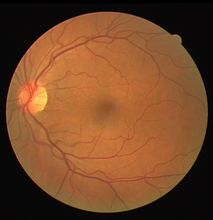
%> input picture retina_images_01_10/1.tif, 213 x 220 px, shrunk from 565 x 584 before the run
$ octave testH.m   (GNU Octave 9; MATLAB toolbox functions it lacks are replaced by stand-ins)
%> lines starting %> are read from the running program, lines starting %| are printed output that depends on the picture
### Hessian2D.m
function [Dxx,Dxy,Dyy] = Hessian2D(I,Sigma)
%% ---------------------
% 作者：Naruto_Qing
% 来源：CSDN
% 原文：https://blog.csdn.net/piaoxuezhong/article/details/78428785
% 版权声明：本文为博主原创文章，转载请附上博文链接！
%  This function Hessian2 Filters the image with 2nd derivatives of a
%  Gaussian with parameter Sigma.
%
% [Dxx,Dxy,Dyy] = Hessian2(I,Sigma);
%
% inputs,
%   I : The image, class preferable double or single
%   Sigma : The sigma of the gaussian kernel used
%
% outputs,
%   Dxx, Dxy, Dyy: The 2nd derivatives
%
% example,
%   I = im2double(imread('moon.tif'));
%   [Dxx,Dxy,Dyy] = Hessian2(I,2);
%   figure, imshow(Dxx,[]);
%
%% Function is written by D.Kroon University of Twente (June 2009)

if nargin < 2, Sigma = 1; end

% Make kernel coordinates
[X,Y]   = ndgrid(-round(3*Sigma):round(3*Sigma));

% Build the gaussian 2nd derivatives filters
DGaussxx = 1/(2*pi*Sigma^4) * (X.^2/Sigma^2 - 1) .* exp(-(X.^2 + Y.^2)/(2*Sigma^2));
DGaussxy = 1/(2*pi*Sigma^6) * (X .* Y)           .* exp(-(X.^2 + Y.^2)/(2*Sigma^2));
DGaussyy = DGaussxx';

Dxx = imfilter(I,DGaussxx,'conv');
Dxy = imfilter(I,DGaussxy,'conv');
Dyy = imfilter(I,DGaussyy,'conv');
% Dxx = imfilter(I,DGaussxx);
% Dxy = imfilter(I,DGaussxy);
% Dyy = imfilter(I,DGaussyy);
end

### FrangiFilter2D.m
function [outIm,whatScale,Direction] = FrangiFilter2D(I, options)
%% ---------------------
% 作者：Naruto_Qing
% 来源：CSDN
% 原文：https://blog.csdn.net/piaoxuezhong/article/details/78428785
% 版权声明：本文为博主原创文章，转载请附上博文链接！
%% This function FRANGIFILTER2D uses the eigenvectors of the Hessian to
% compute the likeliness of an image region to vessels, according
% to the method described by Frangi:2001 (Chapter 2).
% [J,Scale,Direction] = FrangiFilter2D(I, Options)
% inputs,
%   I : The input image (vessel image)
%   Options : Struct with input options,
%       .FrangiScaleRange : The range of sigmas used, default [1 8]
%       .FrangiScaleRatio : Step size between sigmas, default 2
%       .FrangiBetaOne : Frangi correction constant, default 0.5
%       .FrangiBetaTwo : Frangi correction constant, default 15
%       .BlackWhite : Detect black ridges (default) set to true, for
%                       white ridges set to false.
%       .verbose : Show debug information, default true
% outputs,
%   J : The vessel enhanced image (pixel is the maximum found in all scales)
%   Scale : Matrix with the scales on which the maximum intensity
%           of every pixel is found
%   Direction : Matrix with directions (angles) of pixels (from minor eigenvector)
%
% Written by Marc Schrijver, 2/11/2001
% Re-Written by D.Kroon University of Twente (May 2009)

defaultoptions = struct('FrangiScaleRange', [0.05 5], 'FrangiScaleRatio', 0.05, 'FrangiBetaOne', 0.5, 'FrangiBetaTwo', 15, 'verbose',true,'BlackWhite',true);

%% Process inputs
if(~exist('options','var'))
    options=defaultoptions;
else
    tags = fieldnames(defaultoptions);
    for i=1:length(tags)
         if(~isfield(options,tags{i})),  options.(tags{i})=defaultoptions.(tags{i}); end
    end
    if(length(tags)~=length(fieldnames(options)))
        warning('FrangiFilter2D:unknownoption','unknown options found');
    end
end

%sigam范围从FrangiScaleRange（1）到FrangiScaleRange（2），步长为FrangiScaleRatio，具体要结合图像

sigmas=options.FrangiScaleRange(1):options.FrangiScaleRatio:options.FrangiScaleRange(2);
sigmas = sort(sigmas, 'ascend');

beta  = 2*options.FrangiBetaOne^2;
c     = 2*options.FrangiBetaTwo^2;

% Make matrices to store all filterd images
ALLfiltered=zeros([size(I) length(sigmas)]);
ALLangles=zeros([size(I) length(sigmas)]);

% Frangi filter for all sigmas
for i = 1:length(sigmas)
    % Show progress
%     if(options.verbose)
%        disp(['Current Frangi Filter Sigma: ' num2str(sigmas(i)) ]);
%     end

    % Make 2D hessian
    [Dxx,Dxy,Dyy] = Hessian2D(I,sigmas(i));

    % Correct for scale
    Dxx = (sigmas(i)^2)*Dxx;
    Dxy = (sigmas(i)^2)*Dxy;
    Dyy = (sigmas(i)^2)*Dyy;

    % Calculate (abs sorted) eigenvalues and vectors
    [Lambda2,Lambda1,Ix,Iy]=eig2image(Dxx,Dxy,Dyy);

    % Compute the direction of the minor eigenvector
    angles = atan2(Ix,Iy);

    % Compute some similarity measures
    Lambda1(Lambda1==0) = eps;
    Rb = (Lambda2./Lambda1).^2;
    S2 = Lambda1.^2 + Lambda2.^2;

    % Compute the output image
    Ifiltered = exp(-Rb/beta) .*(ones(size(I))-exp(-S2/c));

    % see pp. 45
    if(options.BlackWhite)
        Ifiltered(Lambda1<0)=0;
    else
        Ifiltered(Lambda1>0)=0;
    end
    % store the results in 3D matrices
    ALLfiltered(:,:,i) = Ifiltered;
    ALLangles(:,:,i) = angles;
end

% Return for every pixel the value of the scale(sigma) with the maximum
% output pixel value
if length(sigmas) > 1
    [outIm,whatScale] = max(ALLfiltered,[],3);
    outIm = reshape(outIm,size(I));
    if(nargout>1)
        whatScale = reshape(whatScale,size(I));
    end
    if(nargout>2)
        Direction = reshape(ALLangles((1:numel(I))'+(whatScale(:)-1)*numel(I)),size(I));
    end
else
    outIm = reshape(ALLfiltered,size(I));
    if(nargout>1)
            whatScale = ones(size(I));
    end
    if(nargout>2)
        Direction = reshape(ALLangles,size(I));
    end
end

### eig2image.m
function [Lambda1,Lambda2,Ix,Iy]=eig2image(Dxx,Dxy,Dyy)
%% ---------------------
% 作者：Naruto_Qing
% 来源：CSDN
% 原文：https://blog.csdn.net/piaoxuezhong/article/details/78428785
% 版权声明：本文为博主原创文章，转载请附上博文链接！
% This function eig2image calculates the eigen values from the
% hessian matrix, sorted by abs value. And gives the direction
% of the ridge (eigenvector smallest eigenvalue) .
%
% [Lambda1,Lambda2,Ix,Iy]=eig2image(Dxx,Dxy,Dyy)
%
%
% | Dxx  Dxy |
% |          |
% | Dxy  Dyy |
%% Compute the eigenvectors of J, v1 and v2
tmp = sqrt((Dxx - Dyy).^2 + 4*Dxy.^2);
v2x = 2*Dxy; v2y = Dyy - Dxx + tmp;

% Normalize
mag = sqrt(v2x.^2 + v2y.^2); i = (mag ~= 0);
v2x(i) = v2x(i)./mag(i);
v2y(i) = v2y(i)./mag(i);

% The eigenvectors are orthogonal
v1x = -v2y;
v1y = v2x;

% Compute the eigenvalues
mu1 = 0.5*(Dxx + Dyy + tmp);
mu2 = 0.5*(Dxx + Dyy - tmp);

% Sort eigen values by absolute value abs(Lambda1)<abs(Lambda2)
check=abs(mu1)>abs(mu2);

Lambda1=mu1; Lambda1(check)=mu2(check);
Lambda2=mu2; Lambda2(check)=mu1(check);

Ix=v1x; Ix(check)=v2x(check);
Iy=v1y; Iy(check)=v2y(check);

### G_Filter.m
function img = G_Filter(sig,sizef)
g_filter = zeros(sizef,sizef);
offset = (sizef + 1)/2;
sigma = sig;
g_coeff = 1/(pi*2*sigma*sigma);
for i = 1 : sizef
    for j = 1 : sizef
        g_filter(i,j) = g_coeff*exp(-((i-offset)^2+(j-offset)^2)/(2*sigma*sigma));
    end
end
val_sum = sum(sum(g_filter));
g_filter = g_filter/val_sum;
img = g_filter;
end

### BF.m
function img = BF(I,sizef,s1,s2)
sigmaG = s1;% space sigma
sigmaR = s2;% range sigma
%space filter outside the loop
f_coeff = G_Filter(sigmaG,sizef);
offset = (sizef + 1)/2;
[r,c] = size(I);
new_I = zeros(r+2*(offset-1),c+2*(offset-1));
new_I(offset:r+offset-1,offset:c+offset-1) = I;
img = zeros(r,c);
for i = offset : r+offset-1
    for j = offset : c+offset-1
        % range filter inside the loop
        lf = zeros(sizef,sizef);
        cen = new_I(i,j);
        for x = 1 : sizef
            for y = 1 : sizef
                lf(x,y) = exp(-(cen - new_I(i+x-offset,j+y-offset))^2/(2*sigmaR*sigmaR))*f_coeff(x,y);
            end
        end
        all_sum = 0;
        for k = 1 : sizef
            for l = 1 : sizef
                all_sum = all_sum + new_I(i+k-offset,j+l-offset)*lf(k,l);
            end
        end
        genzi = sum(sum(lf));
        img(i-offset+1,j-offset+1) = all_sum/genzi;
    end
end
end

### Anisotropic.m
function img = Anisotropic(I,sizef)
%%
% size_I, the matrix used to contain the calculated value, when finally put
% the value in here into the out put image matrix
% offset, the size to padding the image for convolution
% Af, an sizef x sizef matrix cantain the difference
% D, the max pixel value difference between the current pixel and the adjacent pixels.
%%
[r,c] = size(I);% get the size of the image
offset = (sizef+1)/2;% used to shift the filter on the image
new_I = zeros(r+sizef-1,c+sizef-1);%add 0 range to the image
new_I(offset:r+offset-1,offset:c+offset-1) = I;
img = zeros(r,c);
%iterate all the pixel in the image to do the anisotropic operation
for i = offset : r+offset-1
    for j = offset : c+offset-1
        cen = new_I(i,j);
        Af = zeros(sizef,sizef);
        for x = 1 : sizef
            for y = 1 : sizef
                Af(x,y) = abs(cen - new_I(i+x-offset,j+y-offset));
            end
        end
        %apply the similarity function (D-d)/d
        D = max(max(Af));
        if D == 0
            img(i-offset+1,j-offset+1) = cen;
        else
            set_deal = abs(D - Af)/D;
            val_sum = 0;
            for x1 = 1 : sizef
                for y1 = 1 : sizef
                    val_sum = val_sum+set_deal(x1,y1)*new_I(i+x1-offset,j+y1-offset);
                end
            end
            set_sum = sum(sum(set_deal));
            if set_sum == 0
                img(i-offset+1,j-offset+1) = new_I(i+1,j);
            else
                img(i-offset+1,j-offset+1) = val_sum/set_sum;
            end
        end
    end
end
end

### testH.m
clc;close all;
I=imread ('retina_images_01_10/1.tif');
%> I is the input picture: size 220x213x3 uint8; mean R, G, B 117.9, 72.7, 40.9
mask = imread('mask_images/1.tif');
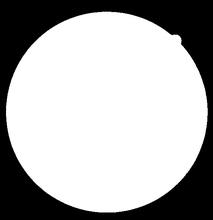
%> input picture mask_images/1.tif, 213 x 220 px, shrunk from 565 x 584 before the run
%> mask is the input picture: size 220x213 uint8; min 0, max 255, mean 173.4
I=double(rgb2gray(I));
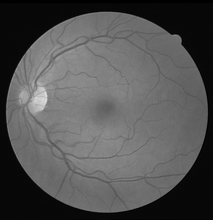
%> I: size 220x213 double; min 0, max 221, mean 82.6
Ivessel=FrangiFilter2D(I);
%> the loop in FrangiFilter2D, `for i = 1:length(sigmas)` made 100 passes
%> pass 1, in Hessian2D, `Dxx = imfilter(I,DGaussxx,'conv');`:
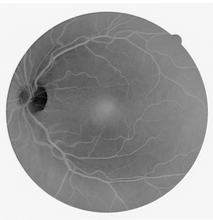
%> Dxx: size 220x213 double; min -5627718.8, max 0, mean -2102705.9; drawn with min black and max white
%> after the loop in FrangiFilter2D, `for i = 1:length(sigmas)`:
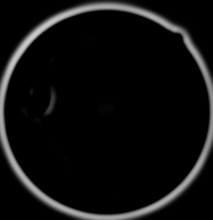
%> Ifiltered: size 220x213 double; min 0, max 0.797, mean 0.0599
%> after the loop in FrangiFilter2D, `for i = 1:length(sigmas)`:
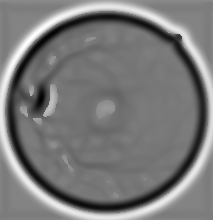
%> Lambda1: size 220x213 double; min -29.51, max 27.37, mean -2.2; drawn with min black and max white
[r,c] = size(I);
%> r = 220; c = 213
for i = 1 : r
    for j = 1 : c
        if mask(i,j) == 0
            Ivessel(i,j) = 0;
        end
    end
end
res = im2uint8( mat2gray( log(1 + double(Ivessel)) ) );
  res1 = im2uint8( mat2gray( log(1 + double(res)) ) );
  Mean_filter = zeros(3,3);
for i = 1 : 3
    Mean_filter(i,1) = 1/9;
    Mean_filter(i,2) = 1/9;
    Mean_filter(i,3) = 1/9;
end
%  res_g =  BF(res,3,10,10);

  % gamma correction
  l_img = imadjust(res,[],[],0.5);
   ll_img = imadjust(res,[],[],1);
  res_g =  BF(ll_img,3,1,1);
%> in BF, `new_I(offset:r+offset-1,offset:c+offset-1) = I;`:
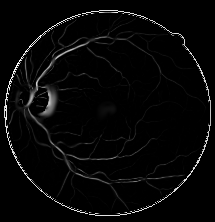
%> new_I: size 222x215 double; min 0, max 255, mean 7.5
%> after the loop in BF, `for i = offset : r+offset-1`: lf = [0.0751 0.124 0.0751; 0.124 0.204 0.124; 0.0751 0.124 0.0751]
  res_A = Anisotropic(ll_img,3);
%> after the loop in Anisotropic, `for i = offset : r+offset-1`: Af = [0 0 0; 0 0 0; 0 0 0]; set_deal = [0 1 1; 1 1 1; 1 1 1]; set_sum = 8; val_sum = 0
   res_M = conv2(ll_img,Mean_filter,'same');

%   s_img = realpow(f_img,1/gamma);


figure;
imshow(uint8(I));
title('原灰度图');
figure;
imshow(res_M);
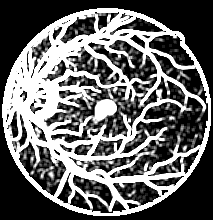
%> displayed picture: size 220x213, on the screen's scale of 0 to 255; min 0, max 255, mean 102
title('Frangi滤波结果');
figure;
imshow(l_img);
title('more clear,more noisy');
figure;
imshow(ll_img);
title('Gamma图');
